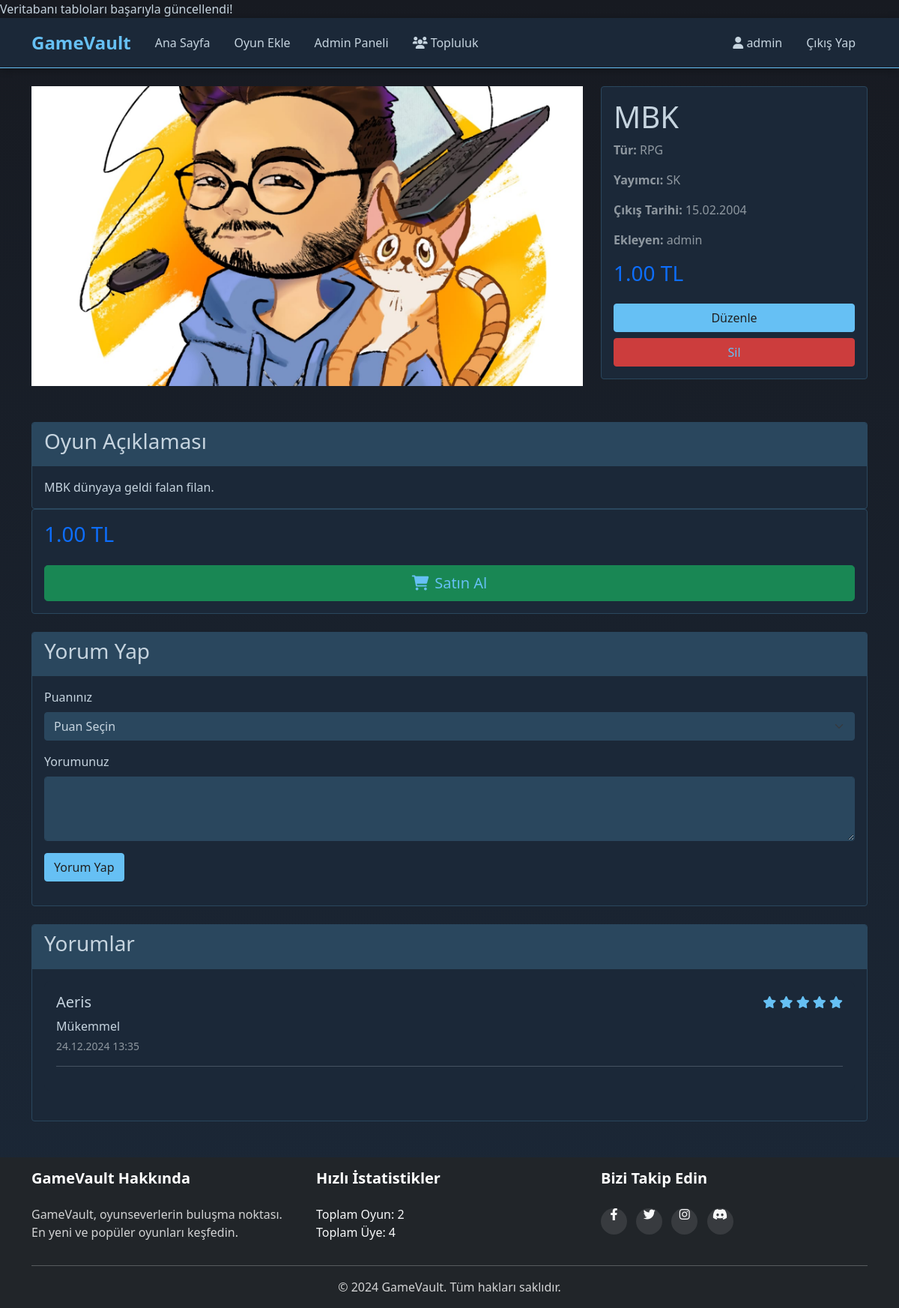
The page /game_details.php?id=1 (signed in) on the database its author committed.
### tables this page shows
CREATE TABLE "games" (
                id INTEGER PRIMARY KEY AUTOINCREMENT,
                name TEXT NOT NULL,
                genre TEXT NOT NULL,
                description TEXT,
                price REAL NOT NULL,
                image_url TEXT,
                publisher TEXT NOT NULL,
                release_date DATE,
                added_by INTEGER,
                FOREIGN KEY (added_by) REFERENCES users(id)
            );

CREATE TABLE users (
            id INTEGER PRIMARY KEY AUTOINCREMENT,
            username TEXT UNIQUE NOT NULL,
            email TEXT UNIQUE NOT NULL,
            password TEXT NOT NULL,
            is_admin INTEGER DEFAULT 0
        );

CREATE TABLE comments (
                id INTEGER PRIMARY KEY AUTOINCREMENT,
                game_id INTEGER NOT NULL,
                user_id INTEGER NOT NULL,
                comment TEXT NOT NULL,
                rating INTEGER CHECK(rating BETWEEN 1 AND 5),
                created_at DATETIME DEFAULT CURRENT_TIMESTAMP,
                FOREIGN KEY (game_id) REFERENCES games(id) ON DELETE CASCADE,
                FOREIGN KEY (user_id) REFERENCES users(id) ON DELETE CASCADE
            );

### game_details.php (the view, shortened to what this page needs)
<?php
$db = Database::getInstance()->getConnection();
$game = null;
$game_id = (int)$_GET['id'];
try {
    $stmt = $db->prepare("
        SELECT g.*, u.username as publisher_name
        FROM games g
        LEFT JOIN users u ON g.added_by = u.id
        WHERE g.id = ?
    ");
    $stmt->execute([$game_id]);
    $game = $stmt->fetch(PDO::FETCH_ASSOC);
} catch(PDOException $e) {
    $error = 'Oyun bilgileri yüklenirken bir hata oluştu.';
}
try {
    $stmt = $db->prepare("
        SELECT c.*, u.username
        FROM comments c
        JOIN users u ON c.user_id = u.id
        WHERE c.game_id = ?
        ORDER BY c.created_at DESC
    ");
    $stmt->execute([$game_id]);
    $comments = $stmt->fetchAll();
} catch(PDOException $e) {
    $error = 'Yorumlar yüklenirken bir hata oluştu.';
}
?>
<!DOCTYPE html>
<html lang="tr">
<head>
    <link href="https://cdn.jsdelivr.net/npm/bootstrap@5.1.3/dist/css/bootstrap.min.css" rel="stylesheet">
    <link href="https://cdnjs.cloudflare.com/ajax/libs/font-awesome/6.0.0/css/all.min.css" rel="stylesheet">
    <link href="css/style.css" rel="stylesheet">
</head>
<body>
    <?php include 'includes/header.php';  ?>
    <div class="container mt-4">
        <?php if ($game): ?>
        <div class="row">
            <div class="col-md-8">
                <?php if (!empty($game['image_url'])): ?>
                <img src="<?php echo htmlspecialchars($game['image_url']); ?>"
                     alt="<?php echo htmlspecialchars($game['name']); ?>"
                     class="game-image mb-4">
                <?php endif; ?>
            </div>
            <div class="col-md-4">
                <div class="card">
                    <div class="card-body">
                        <h1 class="card-title"><?php echo htmlspecialchars($game['name']); ?></h1>
                        <p class="text-muted">
                            <strong>Tür:</strong> <?php echo htmlspecialchars($game['genre']); ?>
                        </p>
                        <p class="text-muted">
                            <strong>Yayımcı:</strong> <?php echo htmlspecialchars($game['publisher']); ?>
                        </p>
                        <?php if ($game['release_date']): ?>
                        <p class="text-muted">
                            <strong>Çıkış Tarihi:</strong>
                            <?php echo date('d.m.Y', strtotime($game['release_date'])); ?>
                        </p>
                        <?php endif; ?>
                        <p class="text-muted">
                            <strong>Ekleyen:</strong>
                            <?php echo htmlspecialchars($game['publisher_name']); ?>
                        </p>
                        <h3 class="text-primary mb-4"><?php echo number_format($game['price'], 2); ?> TL</h3>
                        <?php if (isset($_SESSION['is_admin']) && $_SESSION['is_admin'] == 1): ?>
                        <div class="d-grid gap-2">
                            <a href="edit_game.php?id=<?php echo $game['id']; ?>"
                               class="btn btn-primary">Düzenle</a>
                            <a href="delete_game.php?id=<?php echo $game['id']; ?>"
                               class="btn btn-danger"
                               onclick="return confirm('Bu oyunu silmek istediğinizden emin misiniz?')">Sil</a>
                        </div>
                        <?php endif; ?>
                    </div>
                </div>
            </div>
        </div>
        <div class="row mt-4">
            <div class="col-12">
                <div class="card">
                    <div class="card-header">
                        <h3>Oyun Açıklaması</h3>
                    </div>
                    <div class="card-body">
                        <p class="card-text"><?php echo nl2br(htmlspecialchars($game['description'])); ?></p>
                    </div>
                </div>
            </div>
        </div>
        <div class="card mb-4">
            <div class="card-body">
                <h3 class="text-primary mb-4"><?php echo number_format($game['price'], 2); ?> TL</h3>
                <div class="d-grid gap-2">
                    <a href="https://store.steampowered.com/search/?term=<?php echo urlencode($game['name']); ?>"
                       target="_blank" class="btn btn-success btn-lg">
                        <i class="fas fa-shopping-cart me-2"></i>Satın Al
                    </a>
                </div>
            </div>
        </div>
        <div class="card mt-4">
            <div class="card-header">
                <h3>Yorum Yap</h3>
            </div>
            <div class="card-body">
                <form method="POST" action="">
                    <div class="mb-3">
                        <label for="rating" class="form-label">Puanınız</label>
                        <select class="form-select" id="rating" name="rating" required>
                            <option value="">Puan Seçin</option>
                        </select>
                    </div>
                    <div class="mb-3">
                        <label for="comment" class="form-label">Yorumunuz</label>
                        <textarea class="form-control" id="comment" name="comment" rows="3" required></textarea>
                    </div>
                    <button type="submit" class="btn btn-primary">Yorum Yap</button>
                </form>
            </div>
        </div>
        <div class="card mt-4">
            <div class="card-header">
                <h3>Yorumlar</h3>
            </div>
            <div class="card-body">
                <?php foreach ($comments as $comment): ?>
                <div class="comment mb-4">
                    <div class="d-flex justify-content-between align-items-center mb-2">
                        <h5 class="mb-0"><?php echo htmlspecialchars($comment['username']); ?></h5>
                        <div class="rating text-warning">
                            <?php for($i = 0; $i < $comment['rating']; $i++): ?>
                                <i class="fas fa-star"></i>
                            <?php endfor; ?>
                        </div>
                    </div>
                    <p class="mb-1"><?php echo nl2br(htmlspecialchars($comment['comment'])); ?></p>
                    <small class="text-muted">
                        <?php echo date('d.m.Y H:i', strtotime($comment['created_at'])); ?>
                    </small>
                    <hr>
                </div>
                <?php endforeach; ?>
            </div>
        </div>
        <?php endif; ?>
    </div>
    <?php include 'includes/footer.php';  ?>
</body>
</html>

### css/style.css (style rules this page uses)
:root { --primary-bg: #171a21; --secondary-bg: #1b2838; --content-bg: #2a475e; --text-color: #c6d4df; --text-muted: #8f98a0; --text-hover: #ffffff; --primary-accent: #66c0f4; --secondary-accent: #1999ff; --success: #a4d007; --danger: #cc3d3d; --card-bg: #1b2838; --card-border: #2a475e; --card-hover: #2a475e; }
body { background-color: var(--primary-bg) !important; color: var(--text-color) !important; }
.card { background-color: var(--card-bg); border: 1px solid var(--card-border); transition: all 0.3s ease; }
.card-body { color: var(--text-color); }
.btn-primary { background-color: var(--primary-accent) !important; border-color: var(--primary-accent) !important; color: #202020 !important; }
.btn-danger { background-color: var(--danger) !important; border-color: var(--danger) !important; }
.form-control, .form-select { background-color: var(--content-bg) !important; border-color: var(--card-border) !important; color: var(--text-color) !important; }
::placeholder { color: var(--text-muted) !important; opacity: 1; }
html, body { min-height: 100vh; display: flex; flex-direction: column; background: linear-gradient(to bottom, var(--primary-bg), var(--secondary-bg)) !important; }
.container { flex: 1; }
html, body { height: 100%; }
body { display: flex; flex-direction: column; min-height: 100vh; }
.comment { background-color: var(--card-bg); padding: 1rem; border-radius: 0.5rem; margin-bottom: 1rem; }
.rating .fa-star { color: var(--primary-accent); }
.form-control, .form-select { background-color: var(--content-bg); border: 1px solid var(--card-border); color: var(--text-color); }
.card { background-color: var(--card-bg) !important; border: 1px solid var(--card-border) !important; }
.card-header { background-color: var(--content-bg) !important; border-bottom: 1px solid var(--card-border) !important; color: var(--text-color) !important; }
.card-body { color: var(--text-color) !important; }
.form-label { color: var(--text-color) !important; }
.form-control { background-color: var(--content-bg) !important; border: 1px solid var(--card-border) !important; color: var(--text-color) !important; }
.text-muted { color: var(--text-muted) !important; }
a { color: var(--primary-accent) !important; }
::placeholder { color: var(--text-muted) !important; opacity: 0.7; }
.form-select { background-color: var(--content-bg); border: 1px solid var(--card-border); color: var(--text-color); }
.form-select option { background-color: var(--content-bg); color: var(--text-color); }

### game_details.php (style rules this page uses)
.game-image { max-height: 400px; object-fit: cover; width: 100%; }

### rows shown on the page
games: image_url (picture), name "MBK", genre "RPG", publisher "SK", release_date "15.02.2004", added_by.username "admin", price "1.00", description "MBK dünyaya geldi falan filan."
comments: user.username "Aeris", rating 5 (drawn), comment "Mükemmel", created_at "24.12.2024 13:35"

### other values the page prints
$_SESSION['username'] "admin"
$total_games "2"
$total_users "4"
